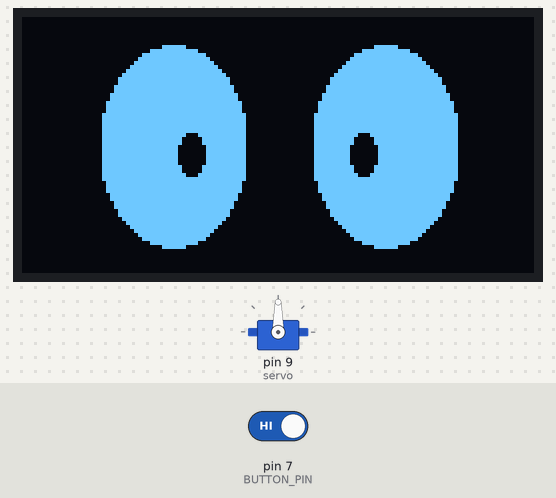
The sketch below on a simulated Arduino Uno, built with avr-gcc and run on an emulated ATmega328P. Shown: 128×64 one-colour display, servo. Inputs (shaded band) come from the test bench; at power-on: pin 7 (BUTTON_PIN) HIGH. What the sketch prints to the serial monitor is not drawn.

Above: at 1.2 s.
At 7.8 s:
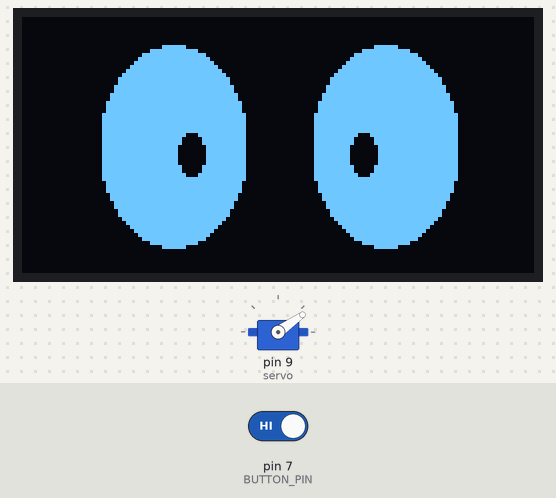
7.9 s: pin 7 (BUTTON_PIN) driven LOW
At 13.2 s:
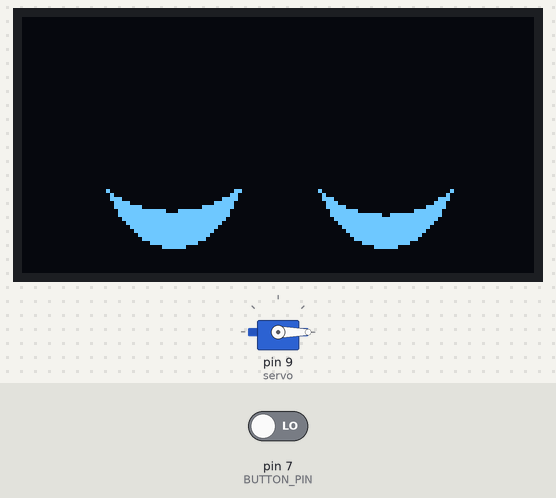
15.8 s: pin 7 (BUTTON_PIN) driven HIGH
At 17.2 s:
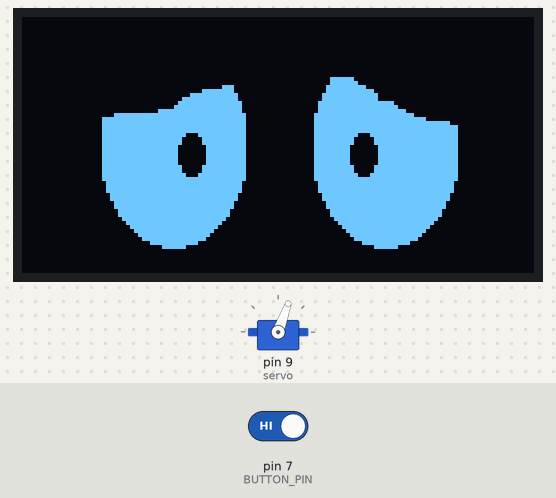
Timing chart, 0 to 28.5 s (numbered marks = the images above; inputs shaded):
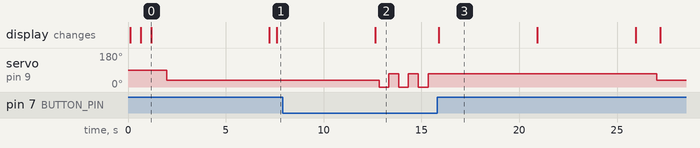

The sketch:

sw.ino
```cpp
#include <Wire.h>
#include <Adafruit_GFX.h>
#include <Adafruit_SSD1306.h>

#define SCREEN_WIDTH 128
#define SCREEN_HEIGHT 64
#define BUTTON_PIN 7
#include <Servo.h>
bool displayFirstImage = true;
Adafruit_SSD1306 display(SCREEN_WIDTH, SCREEN_HEIGHT, &Wire, -1);
const char button = 7;
int servo = 9;
int goc;
Servo myServo;
static const unsigned char PROGMEM image_data_2array[] = {
  // ARRAY for DISTRESSED_EYES
  0x00, 0x00, 0x00, 0x00, 0x00, 0x00, 0x00, 0x00, 0x00, 0x00, 0x00, 0x00, 0x00, 0x00, 0x00, 0x00,
  0x00, 0x00, 0x00, 0x00, 0x00, 0x00, 0x00, 0x00, 0x00, 0x00, 0x00, 0x00, 0x00, 0x00, 0x00, 0x00,
  0x00, 0x00, 0x00, 0x00, 0x00, 0x00, 0x00, 0x00, 0x00, 0x00, 0x00, 0x00, 0x00, 0x00, 0x00, 0x00,
  0x00, 0x00, 0x00, 0x00, 0x00, 0x00, 0x00, 0x00, 0x00, 0x00, 0x00, 0x00, 0x00, 0x00, 0x00, 0x00,
  0x00, 0x00, 0x00, 0x00, 0x00, 0x00, 0x00, 0x00, 0x00, 0x00, 0x00, 0x00, 0x00, 0x00, 0x00, 0x00,
  0x00, 0x00, 0x00, 0x00, 0x00, 0x00, 0x00, 0x00, 0x00, 0x00, 0x00, 0x00, 0x00, 0x00, 0x00, 0x00,
  0x00, 0x00, 0x00, 0x00, 0x00, 0x00, 0x00, 0x00, 0x00, 0x00, 0x00, 0x00, 0x00, 0x00, 0x00, 0x00,
  0x00, 0x00, 0x00, 0x00, 0x00, 0x00, 0x00, 0x00, 0x00, 0x00, 0x00, 0x00, 0x00, 0x00, 0x00, 0x00,
  0x00, 0x00, 0x00, 0x00, 0x00, 0x00, 0x00, 0x00, 0x00, 0x00, 0x00, 0x00, 0x00, 0x00, 0x00, 0x00,
  0x00, 0x00, 0x00, 0x00, 0x00, 0x00, 0x00, 0x00, 0x00, 0x00, 0x00, 0x00, 0x00, 0x00, 0x00, 0x00,
  0x00, 0x00, 0x00, 0x00, 0x00, 0x00, 0x00, 0x00, 0x00, 0x00, 0x00, 0x00, 0x00, 0x00, 0x00, 0x00,
  0x00, 0x00, 0x00, 0x00, 0x00, 0x00, 0x00, 0x00, 0x00, 0x00, 0x00, 0x00, 0x00, 0x00, 0x00, 0x00,
  0x00, 0x00, 0x00, 0x00, 0x00, 0x00, 0x00, 0x00, 0x00, 0x00, 0x00, 0x00, 0x00, 0x00, 0x00, 0x00,
  0x00, 0x00, 0x00, 0x00, 0x00, 0x00, 0x00, 0x00, 0x00, 0x00, 0x00, 0x00, 0x00, 0x00, 0x00, 0x00,
  0x00, 0x00, 0x00, 0x00, 0x00, 0x00, 0x00, 0x00, 0x00, 0x00, 0x00, 0x00, 0x00, 0x00, 0x00, 0x00,
  0x00, 0x00, 0x00, 0x00, 0x00, 0x00, 0x00, 0x00, 0x00, 0x07, 0xe0, 0x00, 0x00, 0x00, 0x00, 0x00,
  0x00, 0x00, 0x00, 0x00, 0x00, 0x00, 0x00, 0x00, 0x00, 0x07, 0xf0, 0x00, 0x00, 0x00, 0x00, 0x00,
  0x00, 0x00, 0x00, 0x00, 0x00, 0x00, 0x38, 0x00, 0x00, 0x0f, 0xfc, 0x00, 0x00, 0x00, 0x00, 0x00,
  0x00, 0x00, 0x00, 0x00, 0x00, 0x07, 0xf8, 0x00, 0x00, 0x0f, 0xff, 0x00, 0x00, 0x00, 0x00, 0x00,
  0x00, 0x00, 0x00, 0x00, 0x00, 0x3f, 0xfc, 0x00, 0x00, 0x1f, 0xff, 0x80, 0x00, 0x00, 0x00, 0x00,
  0x00, 0x00, 0x00, 0x00, 0x00, 0xff, 0xfc, 0x00, 0x00, 0x1f, 0xff, 0x80, 0x00, 0x00, 0x00, 0x00,
  0x00, 0x00, 0x00, 0x00, 0x01, 0xff, 0xfe, 0x00, 0x00, 0x3f, 0xff, 0xf8, 0x00, 0x00, 0x00, 0x00,
  0x00, 0x00, 0x00, 0x00, 0x03, 0xff, 0xfe, 0x00, 0x00, 0x3f, 0xff, 0xfc, 0x00, 0x00, 0x00, 0x00,
  0x00, 0x00, 0x00, 0x00, 0x3f, 0xff, 0xfe, 0x00, 0x00, 0x3f, 0xff, 0xff, 0x00, 0x00, 0x00, 0x00,
  0x00, 0x00, 0x01, 0xff, 0xff, 0xff, 0xff, 0x00, 0x00, 0x7f, 0xff, 0xff, 0xc0, 0x00, 0x00, 0x00,
  0x00, 0x00, 0x0f, 0xff, 0xff, 0xff, 0xff, 0x00, 0x00, 0x7f, 0xff, 0xff, 0xf8, 0x00, 0x00, 0x00,
  0x00, 0x00, 0x0f, 0xff, 0xff, 0xff, 0xff, 0x00, 0x00, 0x7f, 0xff, 0xff, 0xff, 0xe0, 0x00, 0x00,
  0x00, 0x00, 0x0f, 0xff, 0xff, 0xff, 0xff, 0x00, 0x00, 0x7f, 0xff, 0xff, 0xff, 0xf8, 0x00, 0x00,
  0x00, 0x00, 0x0f, 0xff, 0xff, 0xff, 0xff, 0x00, 0x00, 0x7f, 0xff, 0xff, 0xff, 0xf8, 0x00, 0x00,
  0x00, 0x00, 0x0f, 0xff, 0xff, 0x8f, 0xff, 0x00, 0x00, 0x7f, 0xf1, 0xff, 0xff, 0xf8, 0x00, 0x00,
  0x00, 0x00, 0x0f, 0xff, 0xff, 0x07, 0xff, 0x00, 0x00, 0x7f, 0xe0, 0xff, 0xff, 0xf8, 0x00, 0x00,
  0x00, 0x00, 0x0f, 0xff, 0xff, 0x07, 0xff, 0x00, 0x00, 0x7f, 0xe0, 0xff, 0xff, 0xf8, 0x00, 0x00,
  0x00, 0x00, 0x0f, 0xff, 0xfe, 0x03, 0xff, 0x00, 0x00, 0x7f, 0xc0, 0x7f, 0xff, 0xf8, 0x00, 0x00,
  0x00, 0x00, 0x0f, 0xff, 0xfe, 0x03, 0xff, 0x00, 0x00, 0x7f, 0xc0, 0x7f, 0xff, 0xf8, 0x00, 0x00,
  0x00, 0x00, 0x0f, 0xff, 0xfe, 0x03, 0xff, 0x00, 0x00, 0x7f, 0xc0, 0x7f, 0xff, 0xf8, 0x00, 0x00,
  0x00, 0x00, 0x0f, 0xff, 0xfe, 0x03, 0xff, 0x00, 0x00, 0x7f, 0xc0, 0x7f, 0xff, 0xf8, 0x00, 0x00,
  0x00, 0x00, 0x0f, 0xff, 0xfe, 0x03, 0xff, 0x00, 0x00, 0x7f, 0xc0, 0x7f, 0xff, 0xf8, 0x00, 0x00,
  0x00, 0x00, 0x0f, 0xff, 0xff, 0x07, 0xff, 0x00, 0x00, 0x7f, 0xe0, 0xff, 0xff, 0xf8, 0x00, 0x00,
  0x00, 0x00, 0x0f, 0xff, 0xff, 0x07, 0xff, 0x00, 0x00, 0x7f, 0xe0, 0xff, 0xff, 0xf8, 0x00, 0x00,
  0x00, 0x00, 0x0f, 0xff, 0xff, 0x8f, 0xff, 0x00, 0x00, 0x7f, 0xf1, 0xff, 0xff, 0xf8, 0x00, 0x00,
  0x00, 0x00, 0x0f, 0xff, 0xff, 0xff, 0xff, 0x00, 0x00, 0x7f, 0xff, 0xff, 0xff, 0xf8, 0x00, 0x00,
  0x00, 0x00, 0x07, 0xff, 0xff, 0xff, 0xfe, 0x00, 0x00, 0x3f, 0xff, 0xff, 0xff, 0xf0, 0x00, 0x00,
  0x00, 0x00, 0x07, 0xff, 0xff, 0xff, 0xfe, 0x00, 0x00, 0x3f, 0xff, 0xff, 0xff, 0xf0, 0x00, 0x00,
  0x00, 0x00, 0x07, 0xff, 0xff, 0xff, 0xfe, 0x00, 0x00, 0x3f, 0xff, 0xff, 0xff, 0xf0, 0x00, 0x00,
  0x00, 0x00, 0x03, 0xff, 0xff, 0xff, 0xfc, 0x00, 0x00, 0x1f, 0xff, 0xff, 0xff, 0xe0, 0x00, 0x00,
  0x00, 0x00, 0x03, 0xff, 0xff, 0xff, 0xfc, 0x00, 0x00, 0x1f, 0xff, 0xff, 0xff, 0xe0, 0x00, 0x00,
  0x00, 0x00, 0x01, 0xff, 0xff, 0xff, 0xf8, 0x00, 0x00, 0x0f, 0xff, 0xff, 0xff, 0xc0, 0x00, 0x00,
  0x00, 0x00, 0x01, 0xff, 0xff, 0xff, 0xf8, 0x00, 0x00, 0x0f, 0xff, 0xff, 0xff, 0xc0, 0x00, 0x00,
  0x00, 0x00, 0x00, 0xff, 0xff, 0xff, 0xf0, 0x00, 0x00, 0x07, 0xff, 0xff, 0xff, 0x80, 0x00, 0x00,
  0x00, 0x00, 0x00, 0xff, 0xff, 0xff, 0xf0, 0x00, 0x00, 0x07, 0xff, 0xff, 0xff, 0x80, 0x00, 0x00,
  0x00, 0x00, 0x00, 0x7f, 0xff, 0xff, 0xe0, 0x00, 0x00, 0x03, 0xff, 0xff, 0xff, 0x00, 0x00, 0x00,
  0x00, 0x00, 0x00, 0x3f, 0xff, 0xff, 0xc0, 0x00, 0x00, 0x01, 0xff, 0xff, 0xfe, 0x00, 0x00, 0x00,
  0x00, 0x00, 0x00, 0x1f, 0xff, 0xff, 0x80, 0x00, 0x00, 0x00, 0xff, 0xff, 0xfc, 0x00, 0x00, 0x00,
  0x00, 0x00, 0x00, 0x0f, 0xff, 0xff, 0x00, 0x00, 0x00, 0x00, 0x7f, 0xff, 0xf8, 0x00, 0x00, 0x00,
  0x00, 0x00, 0x00, 0x07, 0xff, 0xfe, 0x00, 0x00, 0x00, 0x00, 0x3f, 0xff, 0xf0, 0x00, 0x00, 0x00,
  0x00, 0x00, 0x00, 0x03, 0xff, 0xfc, 0x00, 0x00, 0x00, 0x00, 0x1f, 0xff, 0xe0, 0x00, 0x00, 0x00,
  0x00, 0x00, 0x00, 0x00, 0xff, 0xf0, 0x00, 0x00, 0x00, 0x00, 0x07, 0xff, 0x80, 0x00, 0x00, 0x00,
  0x00, 0x00, 0x00, 0x00, 0x1f, 0x80, 0x00, 0x00, 0x00, 0x00, 0x00, 0xfc, 0x00, 0x00, 0x00, 0x00,
  0x00, 0x00, 0x00, 0x00, 0x00, 0x00, 0x00, 0x00, 0x00, 0x00, 0x00, 0x00, 0x00, 0x00, 0x00, 0x00,
  0x00, 0x00, 0x00, 0x00, 0x00, 0x00, 0x00, 0x00, 0x00, 0x00, 0x00, 0x00, 0x00, 0x00, 0x00, 0x00,
  0x00, 0x00, 0x00, 0x00, 0x00, 0x00, 0x00, 0x00, 0x00, 0x00, 0x00, 0x00, 0x00, 0x00, 0x00, 0x00,
  0x00, 0x00, 0x00, 0x00, 0x00, 0x00, 0x00, 0x00, 0x00, 0x00, 0x00, 0x00, 0x00, 0x00, 0x00, 0x00,
  0x00, 0x00, 0x00, 0x00, 0x00, 0x00, 0x00, 0x00, 0x00, 0x00, 0x00, 0x00, 0x00, 0x00, 0x00, 0x00,
  0x00, 0x00, 0x00, 0x00, 0x00, 0x00, 0x00, 0x00, 0x00, 0x00, 0x00, 0x00, 0x00, 0x00, 0x00, 0x00,
};

static const unsigned char PROGMEM image_data_3array[] = {
  // ARRAY for 2nd Array EYES_FRONT
  0x00, 0x00, 0x00, 0x00, 0x00, 0x00, 0x00, 0x00, 0x00, 0x00, 0x00, 0x00, 0x00, 0x00, 0x00, 0x00,
  0x00, 0x00, 0x00, 0x00, 0x00, 0x00, 0x00, 0x00, 0x00, 0x00, 0x00, 0x00, 0x00, 0x00, 0x00, 0x00,
  0x00, 0x00, 0x00, 0x00, 0x00, 0x00, 0x00, 0x00, 0x00, 0x00, 0x00, 0x00, 0x00, 0x00, 0x00, 0x00,
  0x00, 0x00, 0x00, 0x00, 0x00, 0x00, 0x00, 0x00, 0x00, 0x00, 0x00, 0x00, 0x00, 0x00, 0x00, 0x00,
  0x00, 0x00, 0x00, 0x00, 0x00, 0x00, 0x00, 0x00, 0x00, 0x00, 0x00, 0x00, 0x00, 0x00, 0x00, 0x00,
  0x00, 0x00, 0x00, 0x00, 0x00, 0x00, 0x00, 0x00, 0x00, 0x00, 0x00, 0x00, 0x00, 0x00, 0x00, 0x00,
  0x00, 0x00, 0x00, 0x00, 0x00, 0x00, 0x00, 0x00, 0x00, 0x00, 0x00, 0x00, 0x00, 0x00, 0x00, 0x00,
  0x00, 0x00, 0x00, 0x00, 0x1f, 0x80, 0x00, 0x00, 0x00, 0x00, 0x00, 0xfc, 0x00, 0x00, 0x00, 0x00,
  0x00, 0x00, 0x00, 0x00, 0xff, 0xf0, 0x00, 0x00, 0x00, 0x00, 0x07, 0xff, 0x80, 0x00, 0x00, 0x00,
  0x00, 0x00, 0x00, 0x03, 0xff, 0xfc, 0x00, 0x00, 0x00, 0x00, 0x1f, 0xff, 0xe0, 0x00, 0x00, 0x00,
  0x00, 0x00, 0x00, 0x07, 0xff, 0xfe, 0x00, 0x00, 0x00, 0x00, 0x3f, 0xff, 0xf0, 0x00, 0x00, 0x00,
  0x00, 0x00, 0x00, 0x0f, 0xff, 0xff, 0x00, 0x00, 0x00, 0x00, 0x7f, 0xff, 0xf8, 0x00, 0x00, 0x00,
  0x00, 0x00, 0x00, 0x1f, 0xff, 0xff, 0x80, 0x00, 0x00, 0x00, 0xff, 0xff, 0xfc, 0x00, 0x00, 0x00,
  0x00, 0x00, 0x00, 0x3f, 0xff, 0xff, 0xc0, 0x00, 0x00, 0x01, 0xff, 0xff, 0xfe, 0x00, 0x00, 0x00,
  0x00, 0x00, 0x00, 0x7f, 0xff, 0xff, 0xe0, 0x00, 0x00, 0x03, 0xff, 0xff, 0xff, 0x00, 0x00, 0x00,
  0x00, 0x00, 0x00, 0xff, 0xff, 0xff, 0xf0, 0x00, 0x00, 0x07, 0xff, 0xff, 0xff, 0x80, 0x00, 0x00,
  0x00, 0x00, 0x00, 0xff, 0xff, 0xff, 0xf0, 0x00, 0x00, 0x07, 0xff, 0xff, 0xff, 0x80, 0x00, 0x00,
  0x00, 0x00, 0x01, 0xff, 0xff, 0xff, 0xf8, 0x00, 0x00, 0x0f, 0xff, 0xff, 0xff, 0xc0, 0x00, 0x00,
  0x00, 0x00, 0x01, 0xff, 0xff, 0xff, 0xf8, 0x00, 0x00, 0x0f, 0xff, 0xff, 0xff, 0xc0, 0x00, 0x00,
  0x00, 0x00, 0x03, 0xff, 0xff, 0xff, 0xfc, 0x00, 0x00, 0x1f, 0xff, 0xff, 0xff, 0xe0, 0x00, 0x00,
  0x00, 0x00, 0x03, 0xff, 0xff, 0xff, 0xfc, 0x00, 0x00, 0x1f, 0xff, 0xff, 0xff, 0xe0, 0x00, 0x00,
  0x00, 0x00, 0x07, 0xff, 0xff, 0xff, 0xfe, 0x00, 0x00, 0x3f, 0xff, 0xff, 0xff, 0xf0, 0x00, 0x00,
  0x00, 0x00, 0x07, 0xff, 0xff, 0xff, 0xfe, 0x00, 0x00, 0x3f, 0xff, 0xff, 0xff, 0xf0, 0x00, 0x00,
  0x00, 0x00, 0x07, 0xff, 0xff, 0xff, 0xfe, 0x00, 0x00, 0x3f, 0xff, 0xff, 0xff, 0xf0, 0x00, 0x00,
  0x00, 0x00, 0x0f, 0xff, 0xff, 0xff, 0xff, 0x00, 0x00, 0x7f, 0xff, 0xff, 0xff, 0xf8, 0x00, 0x00,
  0x00, 0x00, 0x0f, 0xff, 0xff, 0xff, 0xff, 0x00, 0x00, 0x7f, 0xff, 0xff, 0xff, 0xf8, 0x00, 0x00,
  0x00, 0x00, 0x0f, 0xff, 0xff, 0xff, 0xff, 0x00, 0x00, 0x7f, 0xff, 0xff, 0xff, 0xf8, 0x00, 0x00,
  0x00, 0x00, 0x0f, 0xff, 0xff, 0xff, 0xff, 0x00, 0x00, 0x7f, 0xff, 0xff, 0xff, 0xf8, 0x00, 0x00,
  0x00, 0x00, 0x0f, 0xff, 0xff, 0xff, 0xff, 0x00, 0x00, 0x7f, 0xff, 0xff, 0xff, 0xf8, 0x00, 0x00,
  0x00, 0x00, 0x0f, 0xff, 0xff, 0x8f, 0xff, 0x00, 0x00, 0x7f, 0xf1, 0xff, 0xff, 0xf8, 0x00, 0x00,
  0x00, 0x00, 0x0f, 0xff, 0xff, 0x07, 0xff, 0x00, 0x00, 0x7f, 0xe0, 0xff, 0xff, 0xf8, 0x00, 0x00,
  0x00, 0x00, 0x0f, 0xff, 0xff, 0x07, 0xff, 0x00, 0x00, 0x7f, 0xe0, 0xff, 0xff, 0xf8, 0x00, 0x00,
  0x00, 0x00, 0x0f, 0xff, 0xfe, 0x03, 0xff, 0x00, 0x00, 0x7f, 0xc0, 0x7f, 0xff, 0xf8, 0x00, 0x00,
  0x00, 0x00, 0x0f, 0xff, 0xfe, 0x03, 0xff, 0x00, 0x00, 0x7f, 0xc0, 0x7f, 0xff, 0xf8, 0x00, 0x00,
  0x00, 0x00, 0x0f, 0xff, 0xfe, 0x03, 0xff, 0x00, 0x00, 0x7f, 0xc0, 0x7f, 0xff, 0xf8, 0x00, 0x00,
  0x00, 0x00, 0x0f, 0xff, 0xfe, 0x03, 0xff, 0x00, 0x00, 0x7f, 0xc0, 0x7f, 0xff, 0xf8, 0x00, 0x00,
  0x00, 0x00, 0x0f, 0xff, 0xfe, 0x03, 0xff, 0x00, 0x00, 0x7f, 0xc0, 0x7f, 0xff, 0xf8, 0x00, 0x00,
  0x00, 0x00, 0x0f, 0xff, 0xff, 0x07, 0xff, 0x00, 0x00, 0x7f, 0xe0, 0xff, 0xff, 0xf8, 0x00, 0x00,
  0x00, 0x00, 0x0f, 0xff, 0xff, 0x07, 0xff, 0x00, 0x00, 0x7f, 0xe0, 0xff, 0xff, 0xf8, 0x00, 0x00,
  0x00, 0x00, 0x0f, 0xff, 0xff, 0x8f, 0xff, 0x00, 0x00, 0x7f, 0xf1, 0xff, 0xff, 0xf8, 0x00, 0x00,
  0x00, 0x00, 0x0f, 0xff, 0xff, 0xff, 0xff, 0x00, 0x00, 0x7f, 0xff, 0xff, 0xff, 0xf8, 0x00, 0x00,
  0x00, 0x00, 0x07, 0xff, 0xff, 0xff, 0xfe, 0x00, 0x00, 0x3f, 0xff, 0xff, 0xff, 0xf0, 0x00, 0x00,
  0x00, 0x00, 0x07, 0xff, 0xff, 0xff, 0xfe, 0x00, 0x00, 0x3f, 0xff, 0xff, 0xff, 0xf0, 0x00, 0x00,
  0x00, 0x00, 0x07, 0xff, 0xff, 0xff, 0xfe, 0x00, 0x00, 0x3f, 0xff, 0xff, 0xff, 0xf0, 0x00, 0x00,
  0x00, 0x00, 0x03, 0xff, 0xff, 0xff, 0xfc, 0x00, 0x00, 0x1f, 0xff, 0xff, 0xff, 0xe0, 0x00, 0x00,
  0x00, 0x00, 0x03, 0xff, 0xff, 0xff, 0xfc, 0x00, 0x00, 0x1f, 0xff, 0xff, 0xff, 0xe0, 0x00, 0x00,
  0x00, 0x00, 0x01, 0xff, 0xff, 0xff, 0xf8, 0x00, 0x00, 0x0f, 0xff, 0xff, 0xff, 0xc0, 0x00, 0x00,
  0x00, 0x00, 0x01, 0xff, 0xff, 0xff, 0xf8, 0x00, 0x00, 0x0f, 0xff, 0xff, 0xff, 0xc0, 0x00, 0x00,
  0x00, 0x00, 0x00, 0xff, 0xff, 0xff, 0xf0, 0x00, 0x00, 0x07, 0xff, 0xff, 0xff, 0x80, 0x00, 0x00,
  0x00, 0x00, 0x00, 0xff, 0xff, 0xff, 0xf0, 0x00, 0x00, 0x07, 0xff, 0xff, 0xff, 0x80, 0x00, 0x00,
  0x00, 0x00, 0x00, 0x7f, 0xff, 0xff, 0xe0, 0x00, 0x00, 0x03, 0xff, 0xff, 0xff, 0x00, 0x00, 0x00,
  0x00, 0x00, 0x00, 0x3f, 0xff, 0xff, 0xc0, 0x00, 0x00, 0x01, 0xff, 0xff, 0xfe, 0x00, 0x00, 0x00,
  0x00, 0x00, 0x00, 0x1f, 0xff, 0xff, 0x80, 0x00, 0x00, 0x00, 0xff, 0xff, 0xfc, 0x00, 0x00, 0x00,
  0x00, 0x00, 0x00, 0x0f, 0xff, 0xff, 0x00, 0x00, 0x00, 0x00, 0x7f, 0xff, 0xf8, 0x00, 0x00, 0x00,
  0x00, 0x00, 0x00, 0x07, 0xff, 0xfe, 0x00, 0x00, 0x00, 0x00, 0x3f, 0xff, 0xf0, 0x00, 0x00, 0x00,
  0x00, 0x00, 0x00, 0x03, 0xff, 0xfc, 0x00, 0x00, 0x00, 0x00, 0x1f, 0xff, 0xe0, 0x00, 0x00, 0x00,
  0x00, 0x00, 0x00, 0x00, 0xff, 0xf0, 0x00, 0x00, 0x00, 0x00, 0x07, 0xff, 0x80, 0x00, 0x00, 0x00,
  0x00, 0x00, 0x00, 0x00, 0x1f, 0x80, 0x00, 0x00, 0x00, 0x00, 0x00, 0xfc, 0x00, 0x00, 0x00, 0x00,
  0x00, 0x00, 0x00, 0x00, 0x00, 0x00, 0x00, 0x00, 0x00, 0x00, 0x00, 0x00, 0x00, 0x00, 0x00, 0x00,
  0x00, 0x00, 0x00, 0x00, 0x00, 0x00, 0x00, 0x00, 0x00, 0x00, 0x00, 0x00, 0x00, 0x00, 0x00, 0x00,
  0x00, 0x00, 0x00, 0x00, 0x00, 0x00, 0x00, 0x00, 0x00, 0x00, 0x00, 0x00, 0x00, 0x00, 0x00, 0x00,
  0x00, 0x00, 0x00, 0x00, 0x00, 0x00, 0x00, 0x00, 0x00, 0x00, 0x00, 0x00, 0x00, 0x00, 0x00, 0x00,
  0x00, 0x00, 0x00, 0x00, 0x00, 0x00, 0x00, 0x00, 0x00, 0x00, 0x00, 0x00, 0x00, 0x00, 0x00, 0x00,
  0x00, 0x00, 0x00, 0x00, 0x00, 0x00, 0x00, 0x00, 0x00, 0x00, 0x00, 0x00, 0x00, 0x00, 0x00, 0x00,
};

static const unsigned char PROGMEM image_data_openarray[] = {
  // ARRAY for 3nd Array EYES_RIGHT
 0x00, 0x00, 0x00, 0x00, 0x00, 0x00, 0x00, 0x00, 0x00, 0x00, 0x00, 0x00, 0x00, 0x00, 0x00, 0x00,
	0x00, 0x00, 0x00, 0x00, 0x00, 0x00, 0x00, 0x00, 0x00, 0x00, 0x00, 0x00, 0x00, 0x00, 0x00, 0x00,
	0x00, 0x00, 0x00, 0x00, 0x00, 0x00, 0x00, 0x00, 0x00, 0x00, 0x00, 0x00, 0x00, 0x00, 0x00, 0x00,
	0x00, 0x00, 0x00, 0x00, 0x00, 0x00, 0x00, 0x00, 0x00, 0x00, 0x00, 0x00, 0x00, 0x00, 0x00, 0x00,
	0x00, 0x00, 0x00, 0x00, 0x00, 0x00, 0x00, 0x00, 0x00, 0x00, 0x00, 0x00, 0x00, 0x00, 0x00, 0x00,
	0x00, 0x00, 0x00, 0x00, 0x00, 0x00, 0x00, 0x00, 0x00, 0x00, 0x00, 0x00, 0x00, 0x00, 0x00, 0x00,
	0x00, 0x00, 0x00, 0x00, 0x00, 0x00, 0x00, 0x00, 0x00, 0x00, 0x00, 0x00, 0x00, 0x00, 0x00, 0x00,
	0x00, 0x00, 0x00, 0x00, 0x00, 0x00, 0x00, 0x00, 0x00, 0x00, 0x00, 0x00, 0x00, 0x00, 0x00, 0x00,
	0x00, 0x00, 0x00, 0x00, 0x00, 0x00, 0x00, 0x00, 0x00, 0x00, 0x00, 0x00, 0x00, 0x00, 0x00, 0x00,
	0x00, 0x00, 0x00, 0x00, 0x00, 0x00, 0x00, 0x00, 0x00, 0x00, 0x00, 0x00, 0x00, 0x00, 0x00, 0x00,
	0x00, 0x00, 0x00, 0x00, 0x00, 0x00, 0x00, 0x00, 0x00, 0x00, 0x00, 0x00, 0x00, 0x00, 0x00, 0x00,
	0x00, 0x00, 0x00, 0x00, 0x00, 0x00, 0x00, 0x00, 0x00, 0x00, 0x00, 0x00, 0x00, 0x00, 0x00, 0x00,
	0x00, 0x00, 0x00, 0x00, 0x00, 0x00, 0x00, 0x00, 0x00, 0x00, 0x00, 0x00, 0x00, 0x00, 0x00, 0x00,
	0x00, 0x00, 0x00, 0x00, 0x00, 0x00, 0x00, 0x00, 0x00, 0x00, 0x00, 0x00, 0x00, 0x00, 0x00, 0x00,
	0x00, 0x00, 0x00, 0x00, 0x00, 0x00, 0x00, 0x00, 0x00, 0x00, 0x00, 0x00, 0x00, 0x00, 0x00, 0x00,
	0x00, 0x00, 0x00, 0x00, 0x00, 0x00, 0x00, 0x00, 0x00, 0x00, 0x00, 0x00, 0x00, 0x00, 0x00, 0x00,
	0x00, 0x00, 0x00, 0x00, 0x00, 0x00, 0x00, 0x00, 0x00, 0x00, 0x00, 0x00, 0x00, 0x00, 0x00, 0x00,
	0x00, 0x00, 0x00, 0x00, 0x00, 0x00, 0x00, 0x00, 0x00, 0x00, 0x00, 0x00, 0x00, 0x00, 0x00, 0x00,
	0x00, 0x00, 0x00, 0x00, 0x00, 0x00, 0x00, 0x00, 0x00, 0x00, 0x00, 0x00, 0x00, 0x00, 0x00, 0x00,
	0x00, 0x00, 0x00, 0x00, 0x00, 0x00, 0x00, 0x00, 0x00, 0x00, 0x00, 0x00, 0x00, 0x00, 0x00, 0x00,
	0x00, 0x00, 0x00, 0x00, 0x00, 0x00, 0x00, 0x00, 0x00, 0x00, 0x00, 0x00, 0x00, 0x00, 0x00, 0x00,
	0x00, 0x00, 0x00, 0x00, 0x00, 0x00, 0x00, 0x00, 0x00, 0x00, 0x00, 0x00, 0x00, 0x00, 0x00, 0x00,
	0x00, 0x00, 0x00, 0x00, 0x00, 0x00, 0x00, 0x00, 0x00, 0x00, 0x00, 0x00, 0x00, 0x00, 0x00, 0x00,
	0x00, 0x00, 0x00, 0x00, 0x00, 0x00, 0x00, 0x00, 0x00, 0x00, 0x00, 0x00, 0x00, 0x00, 0x00, 0x00,
	0x00, 0x00, 0x00, 0x00, 0x00, 0x00, 0x00, 0x00, 0x00, 0x00, 0x00, 0x00, 0x00, 0x00, 0x00, 0x00,
	0x00, 0x00, 0x00, 0x00, 0x00, 0x00, 0x00, 0x00, 0x00, 0x00, 0x00, 0x00, 0x00, 0x00, 0x00, 0x00,
	0x00, 0x00, 0x00, 0x00, 0x00, 0x00, 0x00, 0x00, 0x00, 0x00, 0x00, 0x00, 0x00, 0x00, 0x00, 0x00,
	0x00, 0x00, 0x00, 0x00, 0x00, 0x00, 0x00, 0x00, 0x00, 0x00, 0x00, 0x00, 0x00, 0x00, 0x00, 0x00,
	0x00, 0x00, 0x00, 0x00, 0x00, 0x00, 0x00, 0x00, 0x00, 0x00, 0x00, 0x00, 0x00, 0x00, 0x00, 0x00,
	0x00, 0x00, 0x00, 0x00, 0x00, 0x00, 0x00, 0x00, 0x00, 0x00, 0x00, 0x00, 0x00, 0x00, 0x00, 0x00,
	0x00, 0x00, 0x00, 0x00, 0x00, 0x00, 0x00, 0x00, 0x00, 0x00, 0x00, 0x00, 0x00, 0x00, 0x00, 0x00,
	0x00, 0x00, 0x00, 0x00, 0x00, 0x00, 0x00, 0x00, 0x00, 0x00, 0x00, 0x00, 0x00, 0x00, 0x00, 0x00,
	0x00, 0x00, 0x00, 0x00, 0x00, 0x00, 0x00, 0x00, 0x00, 0x00, 0x00, 0x00, 0x00, 0x00, 0x00, 0x00,
	0x00, 0x00, 0x00, 0x00, 0x00, 0x00, 0x00, 0x00, 0x00, 0x00, 0x00, 0x00, 0x00, 0x00, 0x00, 0x00,
	0x00, 0x00, 0x00, 0x00, 0x00, 0x00, 0x00, 0x00, 0x00, 0x00, 0x00, 0x00, 0x00, 0x00, 0x00, 0x00,
	0x00, 0x00, 0x00, 0x00, 0x00, 0x00, 0x00, 0x00, 0x00, 0x00, 0x00, 0x00, 0x00, 0x00, 0x00, 0x00,
	0x00, 0x00, 0x00, 0x00, 0x00, 0x00, 0x00, 0x00, 0x00, 0x00, 0x00, 0x00, 0x00, 0x00, 0x00, 0x00,
	0x00, 0x00, 0x00, 0x00, 0x00, 0x00, 0x00, 0x00, 0x00, 0x00, 0x00, 0x00, 0x00, 0x00, 0x00, 0x00,
	0x00, 0x00, 0x00, 0x00, 0x00, 0x00, 0x00, 0x00, 0x00, 0x00, 0x00, 0x00, 0x00, 0x00, 0x00, 0x00,
	0x00, 0x00, 0x00, 0x00, 0x00, 0x00, 0x00, 0x00, 0x00, 0x00, 0x00, 0x00, 0x00, 0x00, 0x00, 0x00,
	0x00, 0x00, 0x00, 0x00, 0x00, 0x00, 0x00, 0x00, 0x00, 0x00, 0x00, 0x00, 0x00, 0x00, 0x00, 0x00,
	0x00, 0x00, 0x00, 0x00, 0x00, 0x00, 0x00, 0x00, 0x00, 0x00, 0x00, 0x00, 0x00, 0x00, 0x00, 0x00,
	0x00, 0x00, 0x00, 0x00, 0x00, 0x00, 0x00, 0x00, 0x00, 0x00, 0x00, 0x00, 0x00, 0x00, 0x00, 0x00,
	0x00, 0x00, 0x04, 0x00, 0x00, 0x00, 0x06, 0x00, 0x00, 0x20, 0x00, 0x00, 0x00, 0x10, 0x00, 0x00,
	0x00, 0x00, 0x02, 0x00, 0x00, 0x00, 0x0c, 0x00, 0x00, 0x10, 0x00, 0x00, 0x00, 0x20, 0x00, 0x00,
	0x00, 0x00, 0x03, 0x80, 0x00, 0x00, 0x3c, 0x00, 0x00, 0x1c, 0x00, 0x00, 0x00, 0xe0, 0x00, 0x00,
	0x00, 0x00, 0x01, 0xe0, 0x00, 0x00, 0xf8, 0x00, 0x00, 0x0e, 0x00, 0x00, 0x01, 0xc0, 0x00, 0x00,
	0x00, 0x00, 0x01, 0xfc, 0x00, 0x07, 0xf8, 0x00, 0x00, 0x0f, 0x80, 0x00, 0x07, 0xc0, 0x00, 0x00,
	0x00, 0x00, 0x00, 0xff, 0xf1, 0xff, 0xf0, 0x00, 0x00, 0x07, 0xf0, 0x00, 0x3f, 0x80, 0x00, 0x00,
	0x00, 0x00, 0x00, 0xff, 0xff, 0xff, 0xf0, 0x00, 0x00, 0x07, 0xff, 0xcf, 0xff, 0x80, 0x00, 0x00,
	0x00, 0x00, 0x00, 0x7f, 0xff, 0xff, 0xe0, 0x00, 0x00, 0x03, 0xff, 0xff, 0xff, 0x00, 0x00, 0x00,
	0x00, 0x00, 0x00, 0x3f, 0xff, 0xff, 0xc0, 0x00, 0x00, 0x01, 0xff, 0xff, 0xfe, 0x00, 0x00, 0x00,
	0x00, 0x00, 0x00, 0x1f, 0xff, 0xff, 0x80, 0x00, 0x00, 0x00, 0xff, 0xff, 0xfc, 0x00, 0x00, 0x00,
	0x00, 0x00, 0x00, 0x0f, 0xff, 0xff, 0x00, 0x00, 0x00, 0x00, 0x7f, 0xff, 0xf8, 0x00, 0x00, 0x00,
	0x00, 0x00, 0x00, 0x07, 0xff, 0xfe, 0x00, 0x00, 0x00, 0x00, 0x3f, 0xff, 0xf0, 0x00, 0x00, 0x00,
	0x00, 0x00, 0x00, 0x03, 0xff, 0xfc, 0x00, 0x00, 0x00, 0x00, 0x1f, 0xff, 0xe0, 0x00, 0x00, 0x00,
	0x00, 0x00, 0x00, 0x00, 0xff, 0xf0, 0x00, 0x00, 0x00, 0x00, 0x07, 0xff, 0x80, 0x00, 0x00, 0x00,
	0x00, 0x00, 0x00, 0x00, 0x1f, 0x80, 0x00, 0x00, 0x00, 0x00, 0x00, 0xfc, 0x00, 0x00, 0x00, 0x00,
	0x00, 0x00, 0x00, 0x00, 0x00, 0x00, 0x00, 0x00, 0x00, 0x00, 0x00, 0x00, 0x00, 0x00, 0x00, 0x00,
	0x00, 0x00, 0x00, 0x00, 0x00, 0x00, 0x00, 0x00, 0x00, 0x00, 0x00, 0x00, 0x00, 0x00, 0x00, 0x00,
	0x00, 0x00, 0x00, 0x00, 0x00, 0x00, 0x00, 0x00, 0x00, 0x00, 0x00, 0x00, 0x00, 0x00, 0x00, 0x00,
	0x00, 0x00, 0x00, 0x00, 0x00, 0x00, 0x00, 0x00, 0x00, 0x00, 0x00, 0x00, 0x00, 0x00, 0x00, 0x00,
	0x00, 0x00, 0x00, 0x00, 0x00, 0x00, 0x00, 0x00, 0x00, 0x00, 0x00, 0x00, 0x00, 0x00, 0x00, 0x00,
	0x00, 0x00, 0x00, 0x00, 0x00, 0x00, 0x00, 0x00, 0x00, 0x00, 0x00, 0x00, 0x00, 0x00, 0x00, 0x00
};

void setup() {
  Serial.begin(9600);
   if(!display.begin(SSD1306_SWITCHCAPVCC, 0x3C)) {
    Serial.println(F("SSD1306 allocation failed"));
    for(;;);
}
  myServo.attach(servo);
  pinMode(BUTTON_PIN, INPUT_PULLUP);
  delay(50); // Pause for 2 seconds

  display.clearDisplay();  // Clear the buffer
display.drawBitmap(0, 0, image_data_openarray, 128, 64, 1);
  display.display();
  delay(500);
  display.drawBitmap(0, 0, image_data_2array, 128, 64, 1);
  display.display();
   delay(500);
  display.drawBitmap(0, 0, image_data_3array, 128, 64, 1);
  display.display();
   delay(800);
// Displays DISTRESSED_EYES on the screen
}

void loop() {


if (digitalRead(BUTTON_PIN) == LOW) {
   unsigned long startTime = millis();
  unsigned long switchTime = 100;
    // Button is pressed, display the bitmaps continuously
    while (millis() - startTime < switchTime) { // Display for 15 seconds
      display.clearDisplay(); // Clear the buffer
      bool buttonPressed = digitalRead(button) == LOW;
      if (buttonPressed) {
        while (digitalRead(button) == LOW) {
          Serial.println("heleo");
          myServo.write(0);
          goc = myServo.read();
          Serial.print("Góc hiện tại: "); Serial.println(goc);
          delay(500);

          myServo.write(70);
          goc = myServo.read();
          Serial.print("Góc hiện tại: "); Serial.println(goc);
          delay(500);
  }
  }
  else {

}
      // Display the appropriate bitmap based on the flag
      if (displayFirstImage) {
       display.drawBitmap(0, 0, image_data_2array, 128, 64, 1);
        display.display();
        delay(5000); // Pause for 1.5 seconds
        display.clearDisplay();  // Clear the buffer
        display.drawBitmap(0, 0, image_data_3array, 128, 64, 1);
        display.display();
        delay(5000); // Pause for 1.5 seconds
        display.clearDisplay();  // Clear the buffer
        display.drawBitmap(0, 0,image_data_openarray, 128, 64, 1);
        display.display();
        delay(1000); // Pause for 1.5 seconds

    }
    if (millis() != 0){
      millis() == 0;
    }
      display.display();
    }
    delay(50); // Debouncing delay

  }

  // Button is not pressed, clear the display
  else{
    myServo.write(35);
    goc = myServo.read();
    Serial.print("Góc hiện tại: "); Serial.println(goc);
    delay(100);
  delay(50); // Pause for half second
  display.clearDisplay();  // Clear the buffer

// Displays SECONDarray on the screen
  display.drawBitmap(0, 0, image_data_3array, 128, 64, 1);
  display.display();

  delay(5000); // Pause for 1.5 seconds
  display.clearDisplay();  // Clear the buffer

// Displays THIRDarray on the screen
  display.drawBitmap(0, 0, image_data_openarray, 128, 64, 1);
  display.display();
  delay(200);
}

  // Reset the flag to display the first image the next time the button is pressed
  displayFirstImage = true;

}
```

Measured:
- after the input at 7.9 s, servo on pin 9 (servo): alternates 70° for 0.50 s and 0° for 0.50 s, starting after 4.9 s
- after the input at 15.8 s, the display: changes after 0.08 s (image 3)
- what the display in image 0 shows lasts 6.0 s, from 1.2 s to 7.2 s
